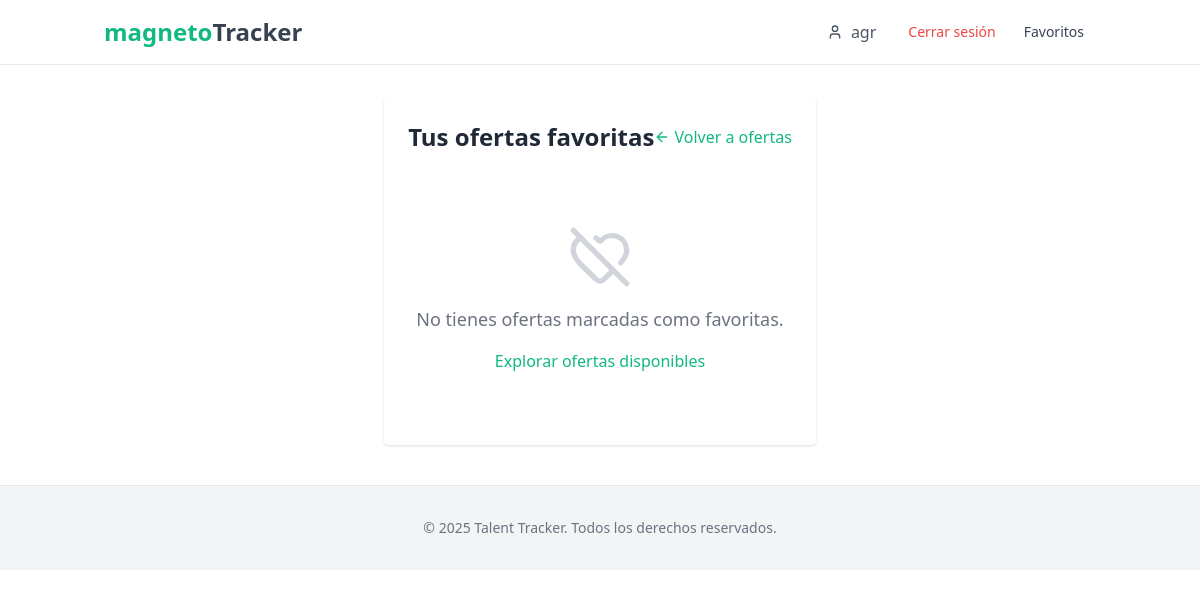
The app's page /favoritos/ (signed in), older data.
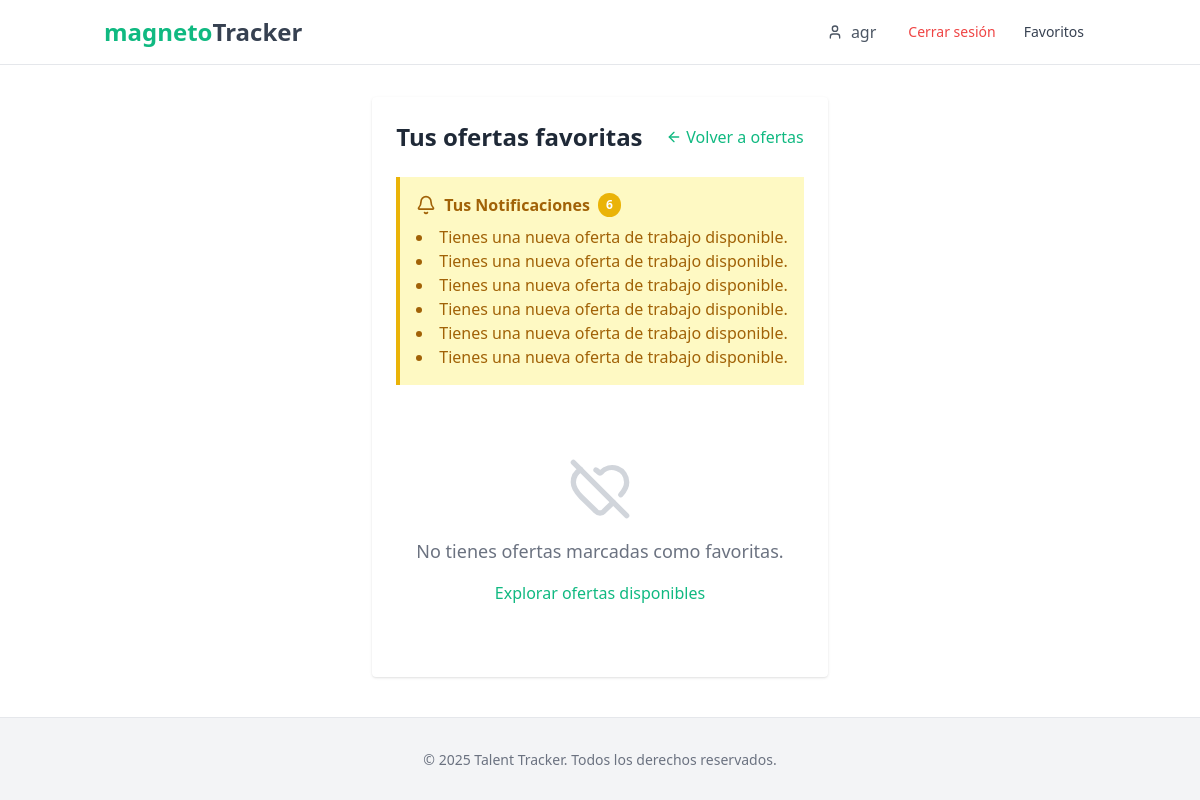
The same page, newer data.
### talentracker/models.py (models this page shows, shortened)
class Notificacion(models.Model):
    TIPO_CHOICES = [
        ('vacante', 'Nueva vacante coincidente'),
        ('postulacion', 'Actualización de postulación'),
    ]
    usuario = models.ForeignKey(Usuario, on_delete=models.CASCADE, related_name='notificaciones')
    tipo = models.CharField(max_length=20, choices=TIPO_CHOICES)
    mensaje = models.TextField()
    oferta = models.ForeignKey(OfertaTrabajo, on_delete=models.CASCADE, null=True, blank=True)
    fecha_creacion = models.DateTimeField(auto_now_add=True)
    leida = models.BooleanField(default=False)
    class Meta:
        ordering = ['-fecha_creacion']

### talentracker/views.py (the view)
# urls.py: path('favoritos/', talenTracker.favoritos, name='favoritos'),
@login_required
def favoritos(request):
    if request.user.tipo_usuario != 'empleado':
        return redirect('dashboard')
    likes = LikeOferta.objects.filter(usuario=request.user).select_related('oferta')
    ofertas = [like.oferta for like in likes]
    return render(request, 'favoritos.html', {
        'ofertas': ofertas,
        'notificaciones': Notificacion.objects.filter(usuario=request.user)
    })

### talentracker/templates/favoritos.html (shortened to what the changed rows need)
{% extends 'base.html' %}
{% block content %}
<div class="max-w-6xl mx-auto bg-white shadow rounded p-6 mt-8">
    <div class="flex justify-between items-center mb-6">
        <h2 class="text-2xl font-bold text-gray-800">Tus ofertas favoritas</h2>
    </div>
    {% if notificaciones %}
    <div class="bg-yellow-100 border-l-4 border-yellow-500 text-yellow-700 p-4 mb-6" role="alert">
        <p class="font-bold flex items-center">
            <i data-lucide="bell" class="h-5 w-5 mr-2"></i>
            Tus Notificaciones
            <span class="ml-2 inline-block bg-yellow-500 text-white text-xs font-semibold px-2 py-1 rounded-full">
                {{ notificaciones|length }}
            </span>
        </p>
        <ul class="mt-2 list-disc list-inside">
            {% for n in notificaciones %}
                <li>{{ n.mensaje }}</li>
            {% endfor %}
        </ul>
    </div>
    {% endif %}
</div>
{% endblock %}

Row changes from the older to the newer data that the page shows:
added Notificacion: mensaje "Tienes una nueva oferta de trabajo disponible."
added Notificacion: mensaje "Tienes una nueva oferta de trabajo disponible."
added Notificacion: mensaje "Tienes una nueva oferta de trabajo disponible."
added Notificacion: mensaje "Tienes una nueva oferta de trabajo disponible."
added Notificacion: mensaje "Tienes una nueva oferta de trabajo disponible."
added Notificacion: mensaje "Tienes una nueva oferta de trabajo disponible."
Text that changed along with them:
{{ notificaciones|length }}: (not shown) → "6"
text now shown: "Tus Notificaciones"
